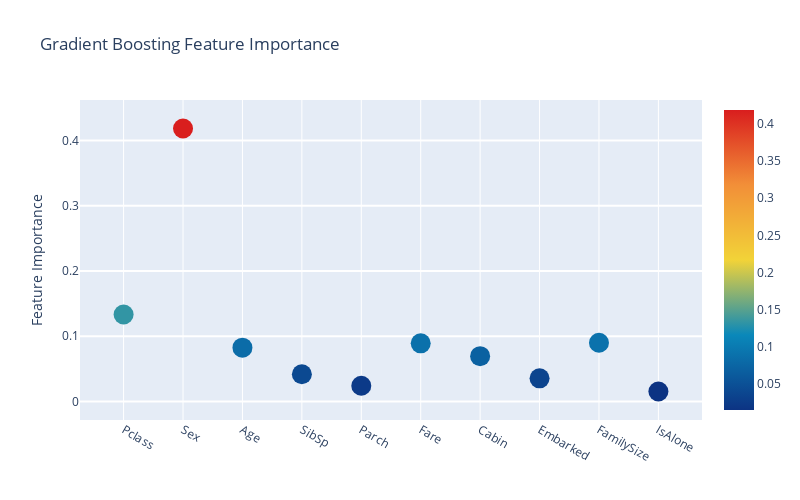

Notebook source saved alongside this figure:
### Code cell
plot_feature_importance("Gradient Boosting", gb_feature)

### Figure 1 — Plotly figure (JSON) as saved in the notebook; plotly's stock layout.template omitted (floating-point values rounded to 4 significant figures)
{"data": [{"marker": {"color": [0.1334, 0.4184, 0.08251, 0.04173, 0.02414, 0.08921, 0.06953, 0.03559, 0.09014, 0.01537], "colorscale": [[0, "rgb(12,51,131)"], [0.25, "rgb(10,136,186)"], [0.5, "rgb(242,211,56)"], [0.75, "rgb(242,143,56)"], [1, "rgb(217,30,30)"]], "showscale": true, "size": 20, "sizemode": "diameter", "sizeref": 1}, "mode": "markers", "text": ["Pclass", "Sex", "Age", "SibSp", "Parch", "Fare", "Cabin", "Embarked", "FamilySize", "IsAlone"], "type": "scatter", "x": ["Pclass", "Sex", "Age", "SibSp", "Parch", "Fare", "Cabin", "Embarked", "FamilySize", "IsAlone"], "y": [0.1334, 0.4184, 0.08251, 0.04173, 0.02414, 0.08921, 0.06953, 0.03559, 0.09014, 0.01537]}], "layout": {"autosize": true, "height": 500, "hovermode": "closest", "showlegend": false, "title": {"text": "Gradient Boosting Feature Importance"}, "width": 800, "yaxis": {"gridwidth": 2, "ticklen": 5, "title": {"text": "Feature Importance"}}}}
